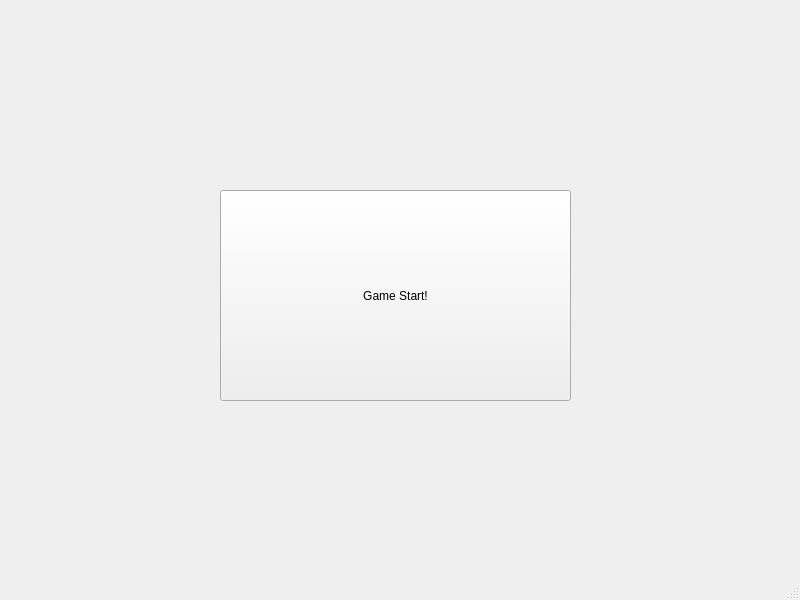
<?xml version="1.0" encoding="UTF-8"?>
<ui version="4.0">
 <class>MainWindow</class>
 <widget class="QMainWindow" name="MainWindow">
  <property name="geometry">
   <rect>
    <x>0</x>
    <y>0</y>
    <width>800</width>
    <height>600</height>
   </rect>
  </property>
  <property name="windowTitle">
   <string>MainWindow</string>
  </property>
  <widget class="QWidget" name="centralwidget">
   <widget class="QPushButton" name="startButton">
    <property name="geometry">
     <rect>
      <x>220</x>
      <y>190</y>
      <width>351</width>
      <height>211</height>
     </rect>
    </property>
    <property name="styleSheet">
     <string notr="true"/>
    </property>
    <property name="text">
     <string>Game Start!</string>
    </property>
   </widget>
  </widget>
  <widget class="QStatusBar" name="statusbar"/>
 </widget>
 <resources/>
 <connections/>
</ui>
